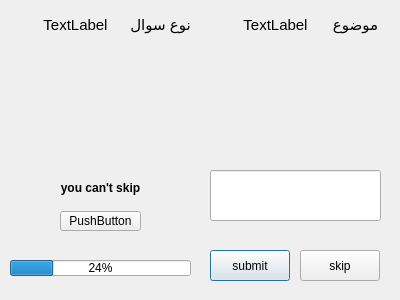
<?xml version="1.0" encoding="UTF-8"?>
<ui version="4.0">
 <class>ShortQuestionPage</class>
 <widget class="QDialog" name="ShortQuestionPage">
  <property name="geometry">
   <rect>
    <x>0</x>
    <y>0</y>
    <width>400</width>
    <height>300</height>
   </rect>
  </property>
  <property name="windowTitle">
   <string>Dialog</string>
  </property>
  <widget class="QWidget" name="widget" native="true">
   <property name="geometry">
    <rect>
     <x>0</x>
     <y>0</y>
     <width>401</width>
     <height>301</height>
    </rect>
   </property>
   <widget class="QPushButton" name="submitButton">
    <property name="geometry">
     <rect>
      <x>210</x>
      <y>250</y>
      <width>80</width>
      <height>31</height>
     </rect>
    </property>
    <property name="text">
     <string>submit</string>
    </property>
   </widget>
   <widget class="QPushButton" name="skipButton">
    <property name="geometry">
     <rect>
      <x>300</x>
      <y>250</y>
      <width>80</width>
      <height>31</height>
     </rect>
    </property>
    <property name="text">
     <string>skip</string>
    </property>
   </widget>
   <widget class="QLineEdit" name="answer">
    <property name="geometry">
     <rect>
      <x>210</x>
      <y>170</y>
      <width>171</width>
      <height>51</height>
     </rect>
    </property>
   </widget>
   <widget class="QWidget" name="widget_2" native="true">
    <property name="geometry">
     <rect>
      <x>0</x>
      <y>0</y>
      <width>411</width>
      <height>141</height>
     </rect>
    </property>
    <widget class="QLabel" name="question">
     <property name="geometry">
      <rect>
       <x>20</x>
       <y>60</y>
       <width>361</width>
       <height>51</height>
      </rect>
     </property>
     <property name="text">
      <string/>
     </property>
    </widget>
    <widget class="QLabel" name="typeLable">
     <property name="geometry">
      <rect>
       <x>120</x>
       <y>10</y>
       <width>81</width>
       <height>31</height>
      </rect>
     </property>
     <property name="text">
      <string>&lt;html&gt;&lt;head/&gt;&lt;body&gt;&lt;p align=&quot;center&quot;&gt;&lt;span style=&quot; font-size:11pt;&quot;&gt;نوع سوال&lt;/span&gt;&lt;/p&gt;&lt;/body&gt;&lt;/html&gt;</string>
     </property>
    </widget>
    <widget class="QLabel" name="titleLabel">
     <property name="geometry">
      <rect>
       <x>320</x>
       <y>10</y>
       <width>71</width>
       <height>31</height>
      </rect>
     </property>
     <property name="text">
      <string>&lt;html&gt;&lt;head/&gt;&lt;body&gt;&lt;p align=&quot;center&quot;&gt;&lt;span style=&quot; font-size:11pt;&quot;&gt;موضوع&lt;/span&gt;&lt;/p&gt;&lt;/body&gt;&lt;/html&gt;</string>
     </property>
    </widget>
    <widget class="QLabel" name="title">
     <property name="geometry">
      <rect>
       <x>220</x>
       <y>10</y>
       <width>111</width>
       <height>31</height>
      </rect>
     </property>
     <property name="text">
      <string>&lt;html&gt;&lt;head/&gt;&lt;body&gt;&lt;p align=&quot;center&quot;&gt;&lt;span style=&quot; font-size:11pt;&quot;&gt;TextLabel&lt;/span&gt;&lt;/p&gt;&lt;/body&gt;&lt;/html&gt;</string>
     </property>
    </widget>
    <widget class="QLabel" name="type">
     <property name="geometry">
      <rect>
       <x>20</x>
       <y>10</y>
       <width>111</width>
       <height>31</height>
      </rect>
     </property>
     <property name="text">
      <string>&lt;html&gt;&lt;head/&gt;&lt;body&gt;&lt;p align=&quot;center&quot;&gt;&lt;span style=&quot; font-size:11pt;&quot;&gt;TextLabel&lt;/span&gt;&lt;/p&gt;&lt;/body&gt;&lt;/html&gt;</string>
     </property>
    </widget>
   </widget>
   <widget class="QProgressBar" name="progressBar">
    <property name="geometry">
     <rect>
      <x>10</x>
      <y>260</y>
      <width>181</width>
      <height>16</height>
     </rect>
    </property>
    <property name="value">
     <number>24</number>
    </property>
   </widget>
   <widget class="QWidget" name="widget_3" native="true">
    <property name="geometry">
     <rect>
      <x>40</x>
      <y>160</y>
      <width>120</width>
      <height>80</height>
     </rect>
    </property>
    <widget class="QPushButton" name="pushButton">
     <property name="geometry">
      <rect>
       <x>20</x>
       <y>51</y>
       <width>81</width>
       <height>20</height>
      </rect>
     </property>
     <property name="text">
      <string>PushButton</string>
     </property>
    </widget>
    <widget class="QLabel" name="label">
     <property name="geometry">
      <rect>
       <x>20</x>
       <y>10</y>
       <width>81</width>
       <height>37</height>
      </rect>
     </property>
     <property name="text">
      <string>&lt;html&gt;&lt;head/&gt;&lt;body&gt;&lt;p align=&quot;center&quot;&gt;&lt;span style=&quot; font-weight:700;&quot;&gt;you can't skip&lt;/span&gt;&lt;/p&gt;&lt;/body&gt;&lt;/html&gt;</string>
     </property>
    </widget>
   </widget>
  </widget>
 </widget>
 <resources/>
 <connections/>
</ui>
